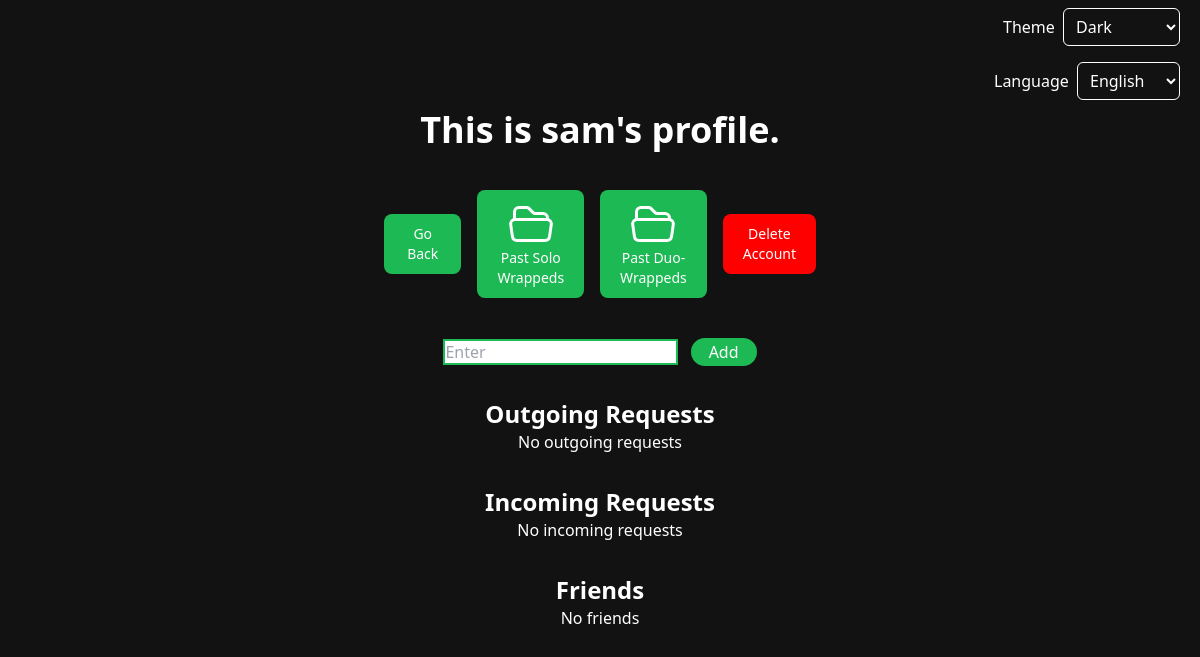
The page /profile/ (signed in) on the database as committed earlier.
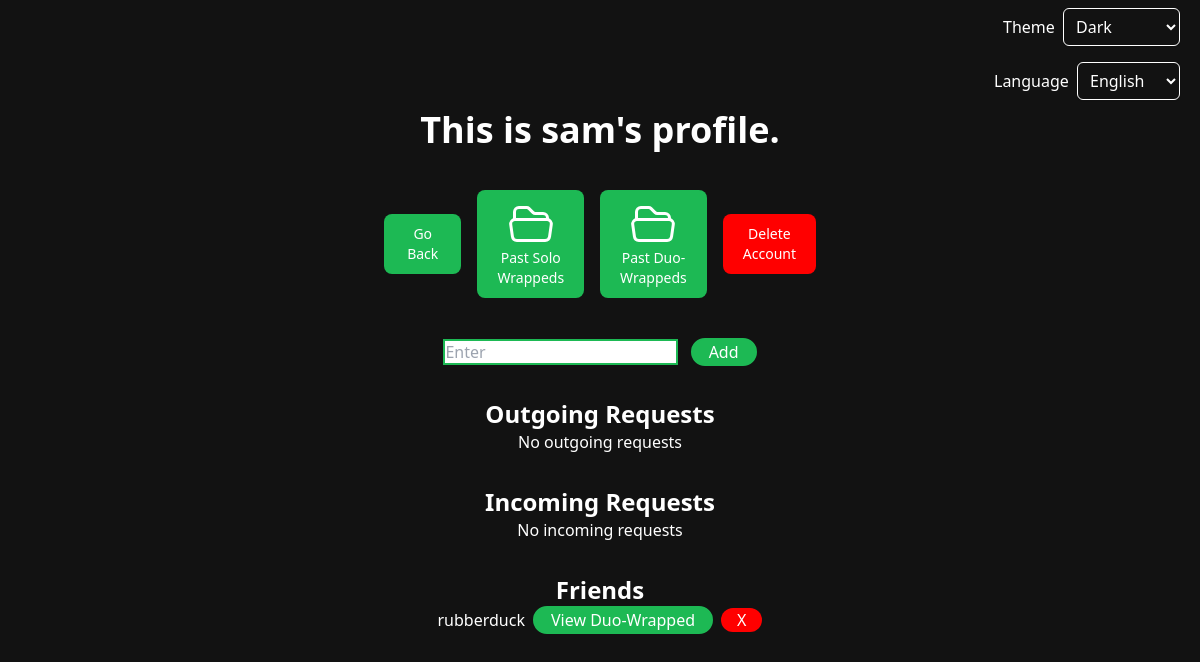
The same page on the database as committed later.
### app/models.py (models this page shows)
class Friend(models.Model):
    user = models.ForeignKey(User, on_delete=models.CASCADE, related_name='friend_user')
    friend = models.ForeignKey(User, on_delete=models.CASCADE, related_name='friends')
    status = models.CharField(max_length=10,
                              choices=[('sent', 'Sent'), ('received', 'Received'), ('accepted', 'Accepted')])
    created_at = models.DateTimeField(auto_now_add=True)

### app/views.py (the view)
# urls.py: path('profile/', views.profile, name='profile'),
@login_required
def profile(request):
    outgoing_requests = Friend.objects.filter(user=request.user, status='sent')
    incoming_requests = Friend.objects.filter(friend=request.user, status='sent')
    friends = Friend.objects.filter(
        Q(user=request.user, status='accepted') | Q(friend=request.user, status='accepted')
    )
    context = {
        'outgoing_requests': outgoing_requests,
        'incoming_requests': incoming_requests,
        'friends': friends
    }
    return render(request, 'profile.html', context)

### templates/profile.html (shortened to what the changed rows need)
{% extends "_base.html" %}
{% load i18n %}
{% block content %}
    <div class="container text-text">
        {% if user.is_authenticated %}
            <h1 class="text-4xl text-center font-bold pt-10">{% trans "This is " %}{{ user.username }}{% trans "'s profile." %}</h1>
            <div name="friends" class="items-center justify-center text-center">
                <div class="mt-8">
                    <h2 class="text-2xl font-bold">{% trans "Outgoing Requests" %}</h2>
                </div>
                <div class="mt-8">
                    <h2 class="text-2xl font-bold">{% trans "Incoming Requests" %}</h2>
                </div>
                <div class="mt-8">
                    <h2 class="text-2xl font-bold">{% trans "Friends" %}</h2>
                    <div class="flex-col">
                        {% for friend in friends %}
                            {% if friend.user == request.user %}
                                {% with friend_id=friend.friend.id %}
                                <div class="flex justify-center items-center space-x-2">
                                    <span class="text-text">{{ friend.friend.username }}</span>
                                    <a href="{% url 'duo_wrapped' friend_id %}" class="bg-green rounded-2xl border-2 border-accent px-4 ml-2 text-white">
                                        {% trans "View Duo-Wrapped" %}
                                    </a>
                                    <a href="{% url 'remove_friend' friend_id %}"
                                       class="rounded-2xl px-4 ml-2 text-white" style="background-color: red">X</a>
                                </div>
                                {% endwith %}
                            {% endif %}
                        {% empty %}
                            <p>{% trans "No friends" %}</p>
                        {% endfor %}
                    </div>
                </div>
            </div>
        {% else %}
            <p>{% trans "You need to log in to view your profile." %}</p>
        {% endif %}
    </div>
{% endblock content %}

Rows that differ between the two databases and show on the page:
added Friend: friend.username "rubberduck"
Other text that changed with them:
text no longer shown: "No friends"
